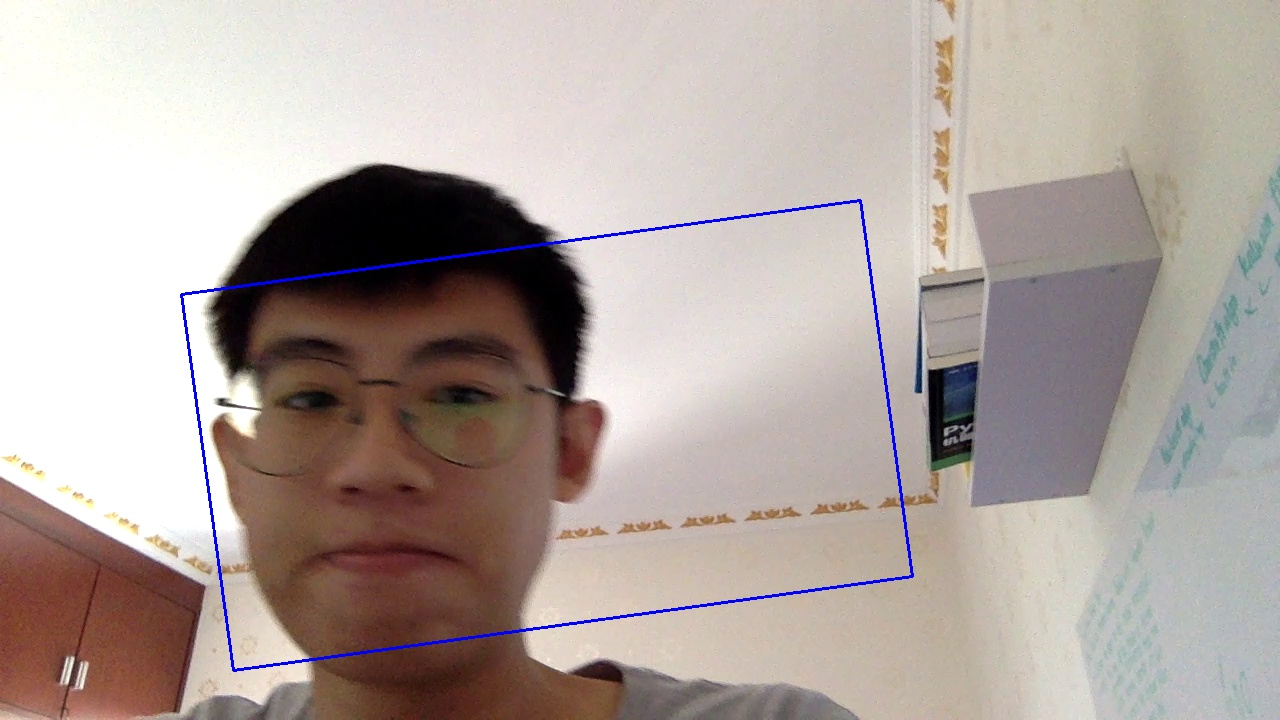
#> input picture Experimental/Tracking/CamShiftTracker/p.jpg, 1280 x 720 px, given in place of vid2.mov, which was not available
$ python camshift.py
#> lines starting #> are read from the running program, lines starting #| are printed output that depends on the picture; after the words box and inside, x2 and y2 are one past the last pixel; in counts of white or black regions, pixels touching at a corner belong together; pictures that were not available may be replaced by others from this repository, and a replacement may not be noted
import numpy as np
import cv2 as cv
cap = cv.VideoCapture('/Users/victorhe/Desktop/vid2.mov')
# take first frame of the video
ret, frame = cap.read()
#> frame is the input picture: shape (720, 1280, 3); mean B, G, R 160.1, 165.4, 177.1
# setup initial location of window
r, h, c, w = 146, 551, 400, 411  # simply hardcoded the values
track_window = (c, r, w, h)
# set up the ROI for tracking
roi = frame[r:r+h, c:c+w]
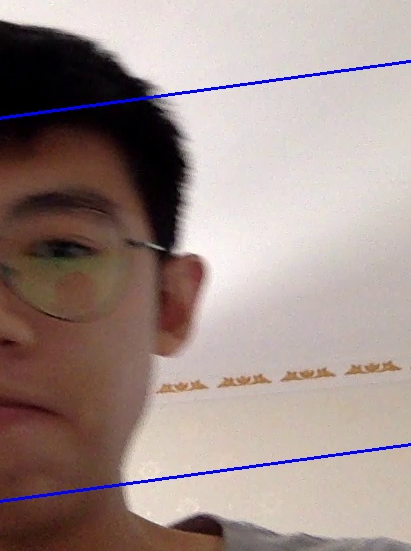
#> roi: shape (551, 411, 3); mean B, G, R 138.8, 143.3, 160.4
hsv_roi = cv.cvtColor(roi, cv.COLOR_BGR2HSV)
#> hsv_roi: shape (551, 411, 3); mean H, S, V 28.9, 63.5, 162.9
mask = cv.inRange(hsv_roi, np.array((0., 60., 32.)), np.array((180., 255., 255.)))
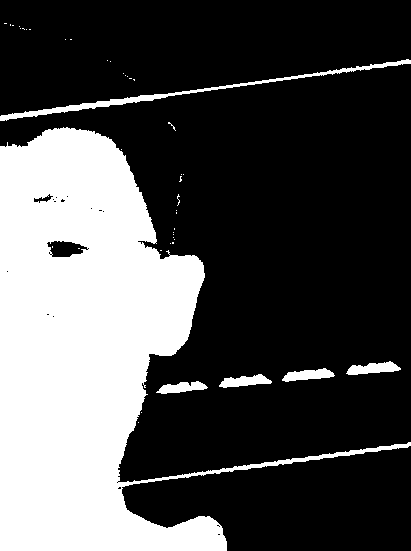
#> mask: shape (551, 411); 30.5% white; 43 white regions (37 under 20 px), largest, box (x1, y1, x2, y2) and area: (0, 127, 411, 551) 65519, (0, 59, 411, 121) 1738, (346, 361, 401, 375) 462, (282, 368, 335, 382) 437, (219, 374, 272, 388) 430, (156, 381, 208, 394) 391
roi_hist = cv.calcHist([hsv_roi], [0], mask, [180], [0, 180])
#> roi_hist = 180 values, max 11820 at index 8, min 0 at index 31, mean 383.7
cv.normalize(roi_hist, roi_hist, 0, 255, cv.NORM_MINMAX)
# Setup the termination criteria, either 10 iteration or move by at least 1 pt
term_crit = (cv.TERM_CRITERIA_EPS | cv.TERM_CRITERIA_COUNT, 10, 1)
cv.namedWindow('img2', cv.WINDOW_NORMAL)
while 1:
    ret, frame = cap.read()
    if ret:
        hsv = cv.cvtColor(frame, cv.COLOR_BGR2HSV)
#> hsv: shape (720, 1280, 3); mean H, S, V 32.9, 45.4, 179.5
        dst = cv.calcBackProject([hsv], [0], roi_hist, [0, 180], 1)
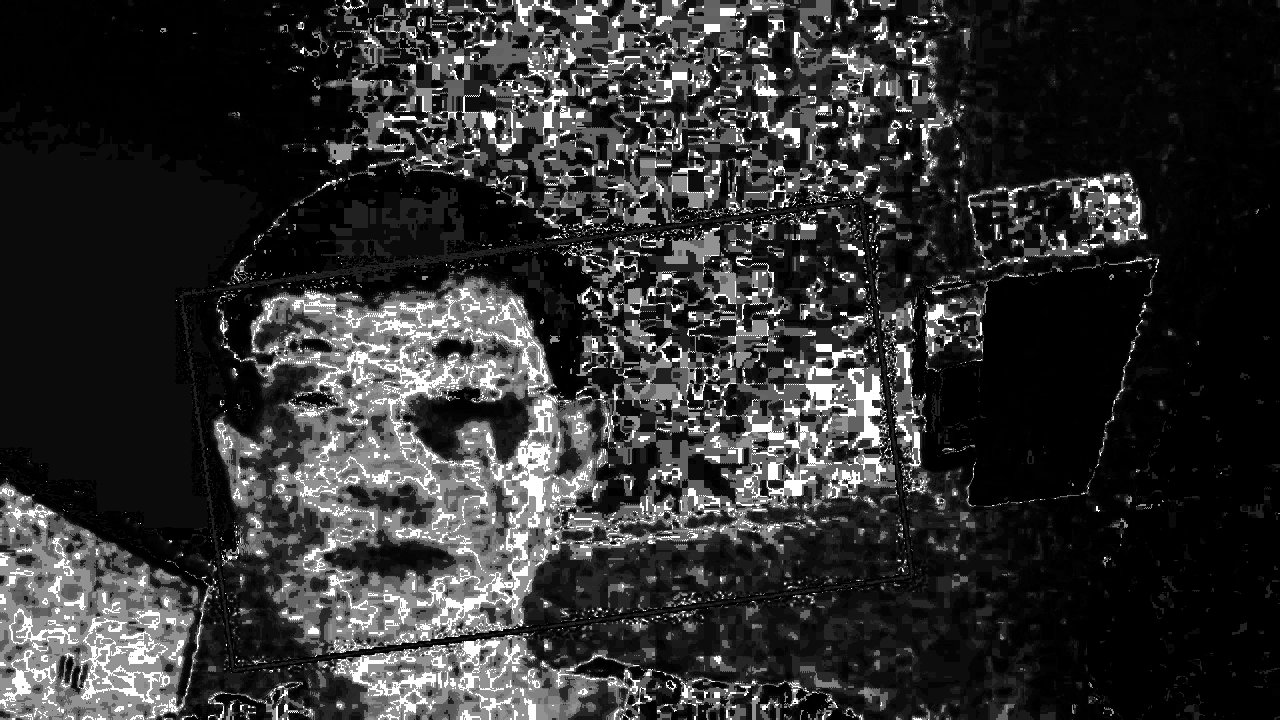
#> dst: shape (720, 1280); min 0, max 255, mean 49.1


        # apply mean shift to get the new location
        ret, track_window = cv.CamShift(dst, track_window, term_crit)
#> ret = ((456.5, 476), (435.9, 577.5), 10.17); track_window = (241, 232, 431, 488)
        # Draw it on image
        pts = cv.boxPoints(ret)
#> pts = [[191, 721.7], [293, 153.3], [722, 230.3], [620, 798.7]]
        pts = np.int0(pts)
#> pts = [[190, 721], [292, 153], [722, 230], [620, 798]]
        img2 = cv.polylines(frame, [pts], True, 255, 2)


        '''
        # apply meanshift to get the new location
        ret, track_window = cv.meanShift(dst, track_window, term_crit)
        # Draw it on image
        x, y, w, h = track_window
        img2 = cv.rectangle(frame, (x, y), (x+w, y+h), 255, 2)
        '''

        cv.imshow('img2', img2)
        k = cv.waitKey(60) & 0xff
#> (key Esc is pressed here)
        if k == 27:
            break
        else:
            cv.imwrite(chr(k)+".jpg", img2)
    else:
        break
cv.destroyAllWindows()
cap.release()
